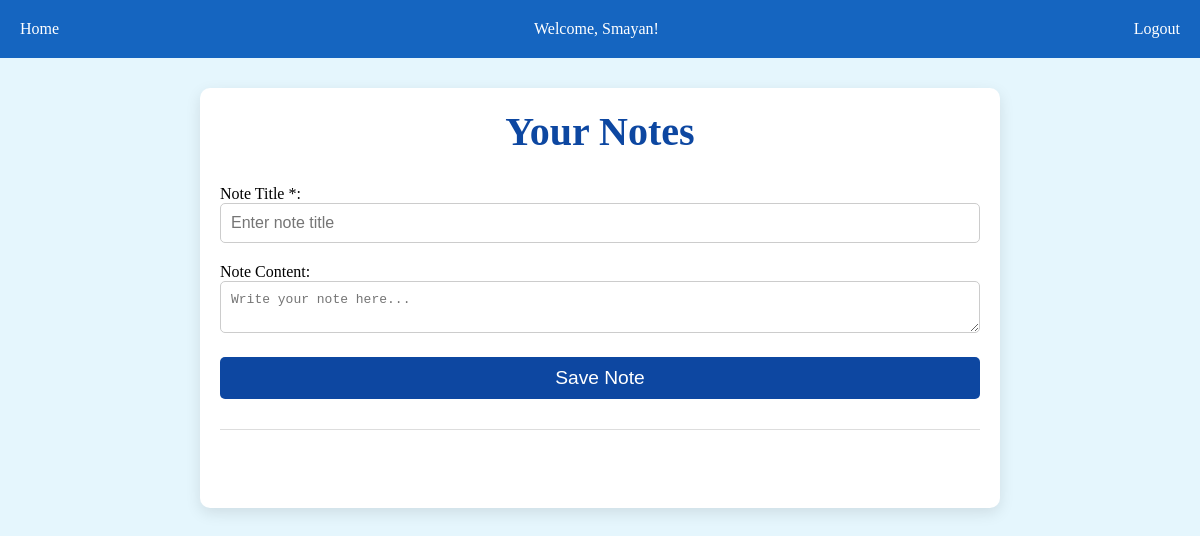
The app's page /notes (signed in), older data.
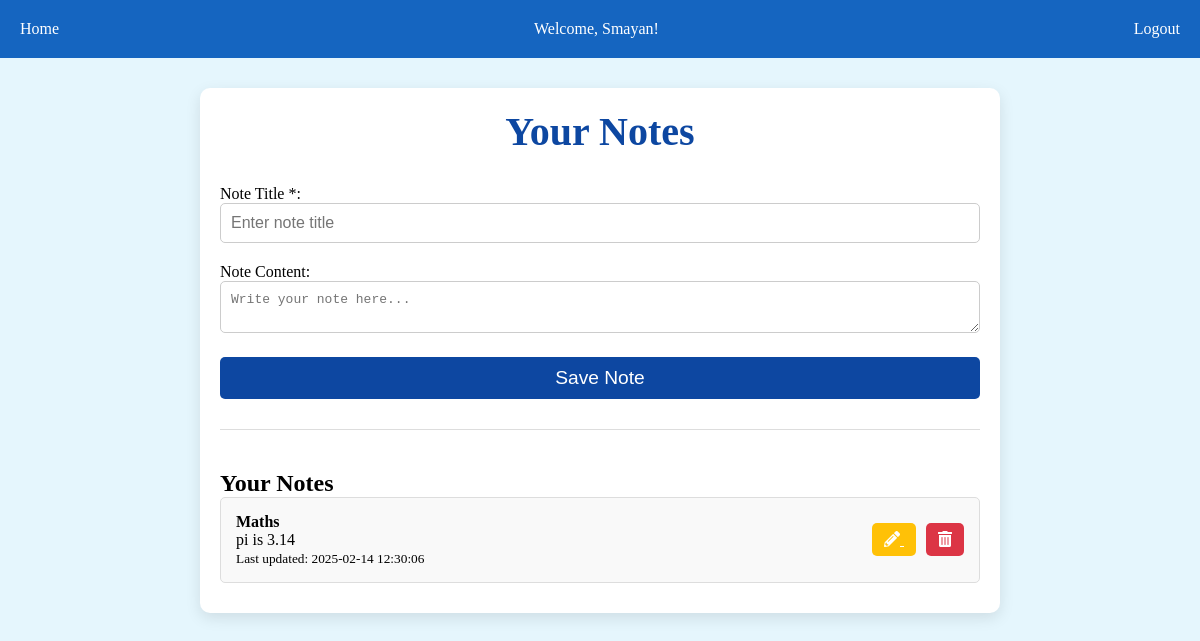
The same page, newer data.
### tables this page shows
CREATE TABLE notes (
              id INTEGER PRIMARY KEY AUTOINCREMENT,
              user_id INTEGER,
              title TEXT NOT NULL,
              content TEXT,
              timestamp DATETIME DEFAULT CURRENT_TIMESTAMP,
              FOREIGN KEY(user_id) REFERENCES users(id)
              );

### app.py (the view, shortened to what this page needs)
@app.route('/notes', methods=['GET', 'POST'])
def notes():
    if 'user_id' not in session:
        return redirect(url_for('login'))
    user_id = session['user_id']
    conn = sqlite3.connect('revision_app.db')
    c = conn.cursor()
    c.execute('SELECT * FROM notes WHERE user_id = ? ORDER BY timestamp DESC', (user_id,))
    notes = c.fetchall()
    conn.close()
    return render_template('notes.html', notes=notes)

### templates/notes.html (shortened to what this page needs)
{% extends 'base.html' %}
{% block content %}
<main class="notes-app-container">
    <section class="notes-header">
        <h1>Your Notes</h1>
    </section>
    <section class="note-form-container">
        <form action="{{ url_for('notes') }}" method="POST" class="note-form">
            <div class="form-group">
                <label for="title">Note Title <span>*</span>:</label>
                <input type="text" id="title" name="title" class="form-control" placeholder="Enter note title" required>
            </div>
            <div class="form-group">
                <label for="content">Note Content:</label>
                <textarea id="content" name="content" class="form-control" placeholder="Write your note here..."></textarea>
            </div>
            <button type="submit" class="btn btn-primary">Save Note</button>
        </form>
    </section>
    <hr class="section-divider">
    <section class="notes-list">
        {% if notes %}
            <h2>Your Notes</h2>
            <ul class="list-group">
                {% for note in notes %}
                <li class="list-group-item">
                    <div class="note-details">
                        <h4>{{ note[2] }}</h4>
                        <p>{{ note[3] }}</p>
                        <small>Last updated: {{ note[4] }}</small>
                    </div>
                    <div class="note-actions">
                        <a href="{{ url_for('edit_note', note_id=note[0]) }}" class="btn btn-warning" title="Edit Note">
                            <i class="fas fa-pencil-alt"></i>
                        </a>
                        <a href="{{ url_for('delete_note', note_id=note[0]) }}" class="btn btn-danger" title="Delete Note">
                            <i class="fas fa-trash-alt"></i>
                        </a>
                    </div>
                </li>
                {% endfor %}
            </ul>
        {% else %}
            <p>No notes yet. Create one above!</p>
        {% endif %}
    </section>
</main>
{% endblock %}

### templates/base.html (shortened to what this page needs)
<!DOCTYPE html>
<html lang="en">
<head>
    <link rel="stylesheet" href="{{ url_for('static', filename='/css/styles.css') }}">
    <link href="https://cdnjs.cloudflare.com/ajax/libs/font-awesome/5.15.3/css/all.min.css" rel="stylesheet">
</head>
<body>
    <nav>
        <div class="nav-container">
            <a href="{{ url_for('index') }}">Home</a>
            {% if session.get('first_name') %}
                <span>Welcome, {{ session['first_name'] }}!</span>
            {% endif %}
            <div class="logout-container">
                <a href="{{ url_for('logout') }}">Logout</a>
            </div>
        </div>
    </nav>
    <div class"container">
        {% block content %}{% endblock %}
    </div>
</body>
</html>

### static/css/styles.css (style rules this page uses)
* { margin: 0; padding: 0; box-sizing: border-box; }
body { background-color: #E5F6FD; color: white; height: 100%; }
.nav-container { background-color: #1565C0; display: flex; justify-content: space-between; padding: 20px; }
.nav-container a { color: white; text-decoration: none; }
.section-divider { border: none; border-top: 1px solid #ddd; margin: 40px 0; }
.notes-app-container { max-width: 800px; margin: 30px auto; background-color: white; padding: 20px; border-radius: 10px; box-shadow: 0 5px 15px rgba(0, 0, 0, 0.1); }
.note-form-container { margin-top: 30px; }
.note-form { display: flex; flex-direction: column; }
.note-form .form-group { margin-bottom: 20px; }
.form-group label, .notes-header h1, .notes-list h2 { color: black; }
.notes-header h1 { color: #0D47A1; font-size: 2.5em; text-align: center; }
.note-form .form-control { padding: 10px; font-size: 1em; width: 100%; border: 1px solid #ccc; border-radius: 5px; }
.note-form button { background-color: #0D47A1; color: white; padding: 10px; font-size: 1.2em; border: none; border-radius: 5px; cursor: pointer; }
.notes-list { margin-top: 40px; }
.list-group-item { display: flex; justify-content: space-between; align-items: center; background-color: #f9f9f9; border: 1px solid #ddd; color: #000; padding: 15px; border-radius: 5px; margin-bottom: 10px; }
.note-details { flex-grow: 1; }
.note-actions .btn { margin-left: 10px; padding: 8px 12px; border-radius: 5px; }
.note-actions .btn-warning { background-color: #ffc107; color: white; }
.note-actions .btn-danger { background-color: #dc3545; color: white; }
.section-divider { margin: 30px 0; border: none; border-top: 1px solid #ddd; }

Row changes from the older to the newer data that the page shows:
added notes: title "Maths", content "pi is 3.14", timestamp "2025-02-14 12:30:06"
Text that changed along with them:
text now shown: "Your Notes"
